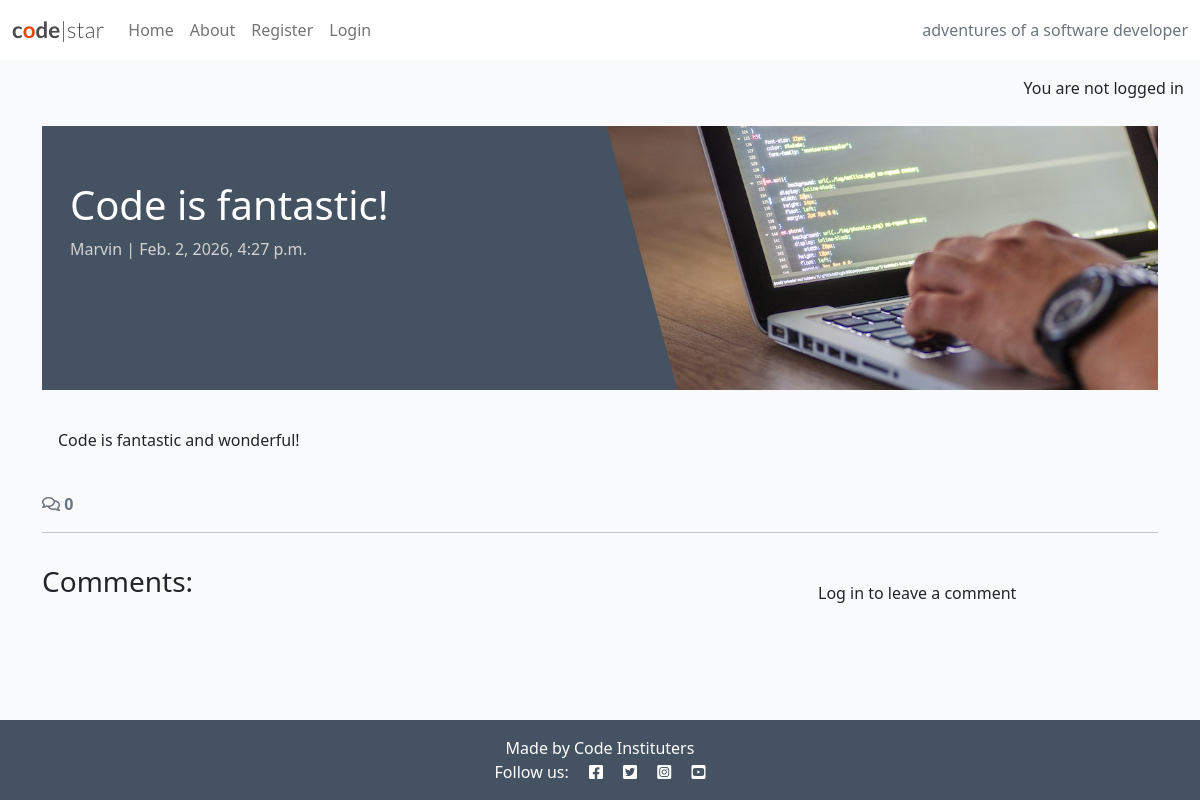
Before: /code-is-fantastic/ with the older database file.
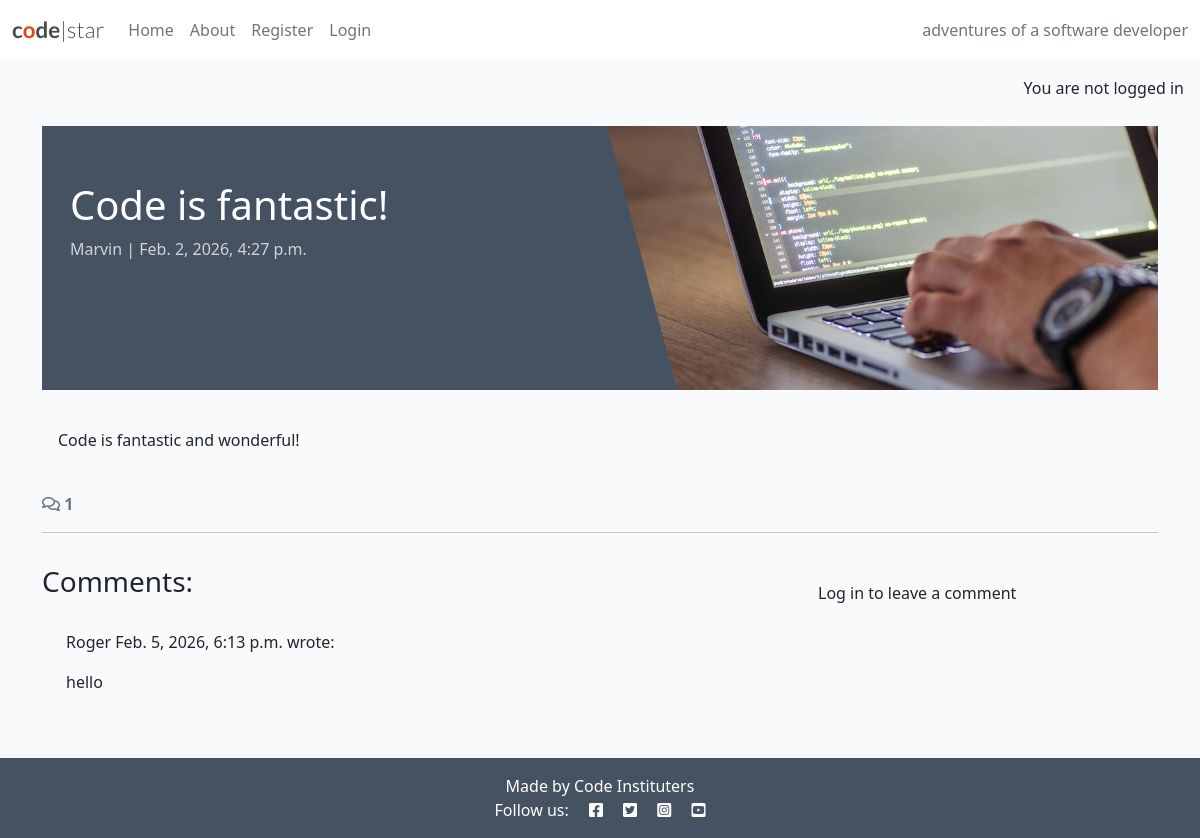
After: the same page with the newer database file.
### blog/models.py (models this page shows, shortened)
class Post(models.Model):
    title = models.CharField(max_length=200, unique=True)
    slug = models.SlugField(max_length=200, unique=True)
    author = models.ForeignKey(
        User, on_delete=models.CASCADE, related_name="blog_posts"
)
    content = models.TextField()
    created_on = models.DateTimeField(auto_now_add=True)
    status = models.IntegerField(choices=STATUS, default=0)
    excerpt = models.TextField(blank=True)
    updated_on = models.DateTimeField(auto_now=True)
    class Meta:
        ordering = ["-created_on"]

class Comment(models.Model):
    post = models.ForeignKey(
        Post, on_delete=models.CASCADE, related_name="comments"
    )
    author = models.ForeignKey(
        User,
        on_delete=models.CASCADE,
        related_name="commenter",
        null=True,      # temporary, required for migration safety
        blank=True,
    )
    body = models.TextField()
    created_on = models.DateTimeField(auto_now_add=True)
    approved = models.BooleanField(default=False)
    class Meta:
        ordering = ["created_on"]

### blog/views.py (the view, shortened to what this page needs)
# urls.py: path("<slug:slug>/", views.post_detail, name="post_detail"),
def post_detail(request, slug):
    queryset = Post.objects.filter(status=1)
    post = get_object_or_404(queryset, slug=slug)
    comments = post.comments.all().order_by("-created_on")
    comment_count = post.comments.filter(approved=True).count()
    comment_form = CommentForm()
    return render(
        request,
        "blog/post_detail.html",
        {
            "post": post,
            "comments": comments,
            "comment_count": comment_count,
            "comment_form": comment_form,
        },
    )

### blog/templates/blog/post_detail.html (shortened to what this page needs)
{% extends 'base.html' %} {% block content %}
{% load static %}
{% load crispy_forms_tags %}
<div class="masthead">
    <div class="container">
        <div class="row g-0">
            <div class="col-md-6 masthead-text">
                <h1 class="post-title">{{ post.title }}</h1>
                <p class="post-subtitle">{{ post.author }} | {{ post.created_on }}</p>
            </div>
            <div class="d-none d-md-block col-md-6 masthead-image">
                <img src="{% static 'images/default.jpg' %}" class="scale" alt="placeholder">
            </div>
        </div>
    </div>
</div>
<div class="container">
    <div class="row">
        <div class="col card mb-4  mt-3 left  top">
            <div class="card-body">
                <p class="card-text">
                    {{ post.content | safe }}
                </p>
            </div>
        </div>
    </div>
  <div class="row">
    <div class="col-12">
      <strong class="text-secondary">
        <i class="far fa-comments"></i> {{ comment_count }}
      </strong>
    </div>
    <div class="col-12">
      <hr>
    </div>
  </div>
  <div class="row">
    <div class="col-md-8 card mb-4  mt-3 ">
      <h3>Comments:</h3>
      <div class="card-body">
        {% for comment in comments %}
        <div class="p-2 comments
          ">
          <p class="font-weight-bold">
            {{ comment.author }}
            <span class="font-weight-normal">
              {{ comment.created_on }}
            </span> wrote:
          </p>
          <div id="comment{{ comment.id }}">
            {{ comment.body | linebreaks }}
          </div>
        </div>
        {% endfor %}
      </div>
    </div>
    <div class="col-md-4 card mb-4 mt-3">
      <div class="card-body">
        {% if user.is_authenticated %}
        <h3>Leave a comment:</h3>
        <p>Posting as: {{ user.username }}</p>
        <form id="commentForm" method="post"
          style="margin-top: 1.3em;">
          {{ comment_form | crispy }}
          {% csrf_token %}
          <button id="submitButton" type="submit"
            class="btn btn-signup btn-lg">Submit</button>
        </form>
        {% else %}
        <p>Log in to leave a comment</p>
        {% endif %}
      </div>
    </div>
  </div>
</div>
{% endblock content %}

### templates/base.html (shortened to what this page needs)
{% load static %}
{% url 'home' as home_url %}
{% url 'about' as about_url %}
{% url 'account_login' as login_url %}
{% url 'account_signup' as signup_url %}
{% url 'account_logout' as logout_url %}
<!DOCTYPE html>
<html class="h-100" lang="en">
<head>
    <link rel="stylesheet" href="https://cdnjs.cloudflare.com/ajax/libs/font-awesome/5.15.3/css/all.min.css">
    <link href="https://cdn.jsdelivr.net/npm/bootstrap@5.0.1/dist/css/bootstrap.min.css" rel="stylesheet"
>
    <link rel="stylesheet" href="{% static 'css/style.css' %}">
</head>
<body class="d-flex flex-column h-100 main-bg">
    <nav class="navbar navbar-expand-lg navbar-light bg-white">
        <div class="container-fluid">
            <a class="navbar-brand" href="{% url 'home' %}"><span class="brand">c<span class="red-o">o</span>de<span
                        class="thin">|star</span></span></a>
            <div class="collapse navbar-collapse" id="navbarText">
                <ul class="navbar-nav me-auto mb-2 mb-lg-0">
                    <li class="nav-item">
  <a class="nav-link {% if request.path == home_url %}active{% endif %}"
     aria-current="page"
     href="{% url 'home' %}">
     Home
  </a>
</li>
<li class="nav-item">
  <a class="nav-link {% if request.path == about_url %}active{% endif %}"
     aria-current="page"
     href="{{ about_url }}">
     About
  </a>
</li>
{% if user.is_authenticated %}
<li class="nav-item">
	<a class="nav-link {% if request.path == logout_url %}active{% endif %}" aria-current="page" href="{% url 'account_logout' %}">Logout</a>
</li>
{% else %}
<li class="nav-item">
	<a class="nav-link {% if request.path == signup_url %}active{% endif %}" aria-current="page"
		href="{% url 'account_signup' %}">Register</a>
</li>
<li class="nav-item">
	<a class="nav-link {% if request.path == login_url %}active{% endif %}" aria-current="page" href="{% url 'account_login' %}">Login</a>
</li>
{% endif %}
                </ul>
                <span class="navbar-text text-muted">
                    adventures of a software developer
                </span>
            </div>
        </div>
    </nav>
    <main class="flex-shrink-0 main-bg">
        {% if user.is_authenticated %}
        <p class="text-end m-3">You are logged in as {{ user }}</p>
        {% else %}
        <p class="text-end m-3">You are not logged in</p>
        {% endif %}
        {% block content %}{% endblock content %}
    </main>
    <footer class="footer mt-auto py-3 dark-bg">
        <p class="m-0 text-center text-white">
           {% block copyright %}
                Made by Code Instituters
           {% endblock copyright %}
        </p>
        <p class="m-0 text-center text-white">Follow us: <i class="fab fa-facebook-square ms-3"></i>
            <i class="fab fa-twitter-square ms-3"></i>
            <i class="fab fa-instagram-square ms-3"></i>
            <i class="fab fa-youtube-square ms-3"></i>
        </p>
    </footer>
</body>
</html>

### static/css/style.css (style rules this page uses)
body { background-color: #F9FAFC; }
.brand { font-family: Lato, sans-serif; font-size: 1.4rem; font-weight: 700; color: #4A4A4F; }
.red-o { color: #E84610; }
.thin { font-weight: 300; }
.dark-bg { background-color: #445261; }
.main-bg { background-color: #F9FAFC; }
.card { border: none; background-color: transparent; }
.scale { width: 100%; height: auto; }
.masthead { margin-top: 10px; overflow: hidden; position: relative; display: inline-block; height: 33vh; width: 100%; }
.masthead-text { background-color: #445261; color: white; position: relative; }
.masthead-image { position: relative; overflow: hidden; }
.masthead-image:after { content: ""; position: absolute; top: 0; right: 90%; height: 100%; width: 150%; background: #445261; -webkit-transform: skew(15deg); -moz-transform: skew(15deg); transform: skew(15deg); z-index: 100; }
.post-title { margin-top: 10%; margin-left: 5%; }
.post-subtitle { margin-left: 5%; color: lightgray; }

Changed rows visible on the page:
added Comment: author "Roger", created_on "Feb. 5, 2026, 6:13 p.m.", body "hello"
Other visible differences:
{{ comment_count }}: "0" → "1"
